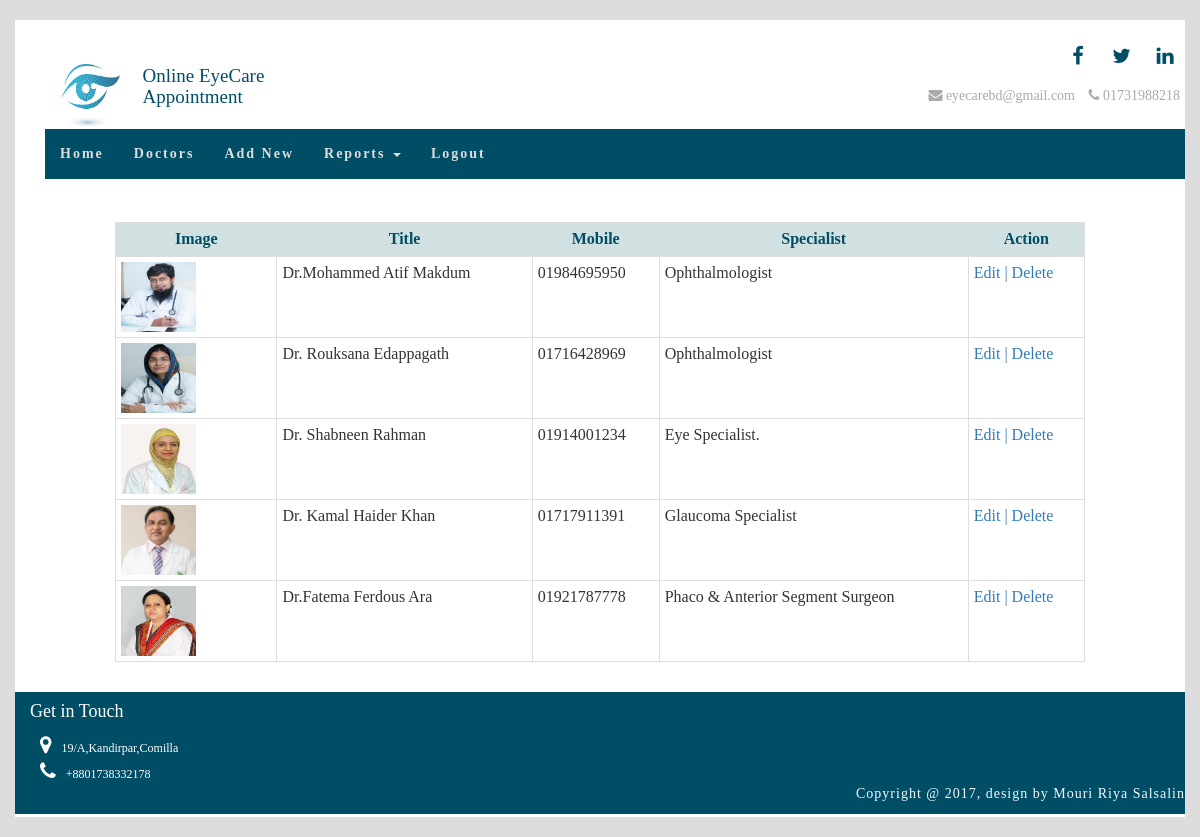
/admin/doctor_report.php, run on the app's committed database.
### tables this page shows
CREATE TABLE IF NOT EXISTS `doctors` (
  `doctor_id` int(11) NOT NULL AUTO_INCREMENT,
  `photo` varchar(100) NOT NULL,
  `name` varchar(30) NOT NULL,
  `doctor_detail` varchar(300) NOT NULL,
  `mobile` varchar(40) NOT NULL,
  `qualification` varchar(20) NOT NULL,
  `specialist` varchar(50) NOT NULL,
  `day` varchar(60) NOT NULL,
  `start_time` varchar(50) NOT NULL,
  `end_time` varchar(50) NOT NULL,
  `fee` varchar(20) NOT NULL,
  PRIMARY KEY (`doctor_id`)
);

### admin/doctor_report.php (the view, shortened to what this page needs)
<html>
<head>
    <link rel="stylesheet" href="css/bootstrap.min.css">
    <link rel="stylesheet" href="css/font-awesome.min.css">
    <link rel="stylesheet" href="css/style3.css">
</head>
    <?php
  		   $conn = mysqli_connect("localhost","root","","finalprojectdemo") ;
    ?>
      <body>
           <div class="container-fluid">
             <div class="wrapper_white">
    <?php require_once('adminheader.php');?>
                  <div class="row">
                      <div class=" col-md-10 col-sm-offset-1">
                          <div class="table-responsive">
                    <table class="table table-bordered table-striped table-condensed">
                        <tr>
                        <th class="col-xs-2">Image</th>
                       <th>Title</th>
                        <th>Mobile</th>
                        <th>Specialist</th>
                        <th>Action</th>
                        </tr>
              <?php
                        $sql="select * from doctors";
                        $result=mysqli_query($conn,$sql);
                        while($data=mysqli_fetch_array($result)){
                            $photo=$data['photo'];
                            $doctor_id=$data['doctor_id'];
                            $name=$data['name'];
                            $mobile=$data['mobile'];
                            $specialist=$data['specialist'];
                echo"
                <tr>
                <td>
                <div class='doctor_report_img'><img src='images/$photo'></div></td>
                       <td>$name</td>
                       <td>$mobile</td>
                       <td>$specialist</td>
                       <td><a href='doctor_edit.php?doctor_id=$doctor_id'>Edit |</a>  <a href='doctor_delete.php?doctor_id=$doctor_id'> Delete</a></td>
                        <tr>";
                        }
              ?>
                     </table>
                    </div>
                      </div>
                 </div>
        <?php require_once('footer.php'); ?>
               </div>
            </div>
    </body>
</html>

### admin/css/style3.css (style rules this page uses)
body { background: #ddd; font-family: 'Oxygen-Regular'; }
.wrapper_white { background: #ffffff; margin: 20px auto; border:none; padding:3px 0px; }
.doctor_report_img img { width:50%; height:70px; }
th { background-color:#d1e0e0; color:#004d66; text-align: center; }

### data on the page
doctors: photo (picture), name "Dr.Mohammed Atif Makdum", mobile "01984695950", specialist "Ophthalmologist"
doctors: photo (picture), name "Dr. Rouksana Edappagath", mobile "01716428969", specialist "Ophthalmologist"
doctors: photo (picture), name "Dr. Shabneen Rahman", mobile "01914001234", specialist "Eye Specialist."
doctors: photo (picture), name "Dr. Kamal Haider Khan", mobile "01717911391", specialist "Glaucoma Specialist"
doctors: photo (picture), name "Dr.Fatema Ferdous Ara", mobile "01921787778", specialist "Phaco & Anterior Segment Surgeon"
